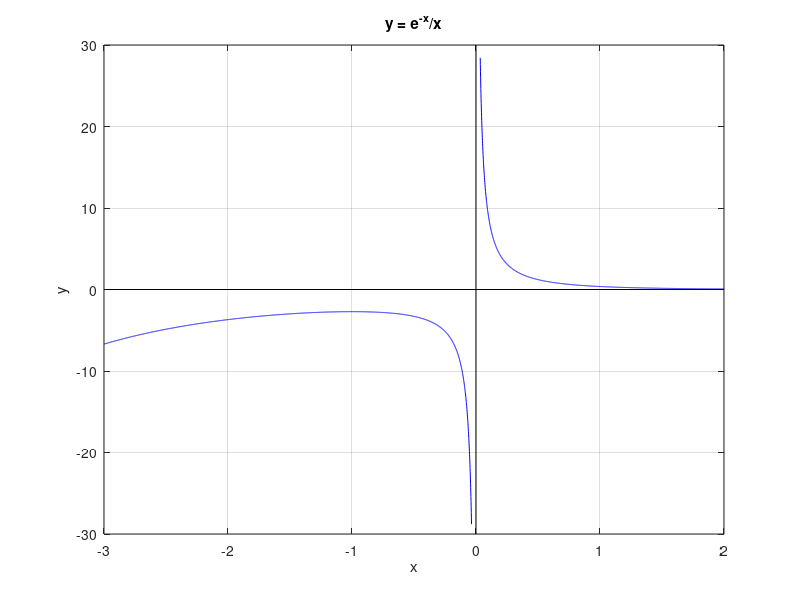

MATLAB code for this plot:
close all;

% The graph of  y = e^{-x} / x
x = -3:0.001:-0.036;
y = exp(-x) .* x.^(-1);
plot(x,y,'b')
hold on
grid on

x = 0.034:0.001:2;
y = exp(-x) .* x.^(-1);
plot(x,y,'b')

% The x axis
x = -3:5:2;
y = 0.*x;
plot(x,y,'k')

% The y axis
y = -30:60:30;
x = 0*y;
plot(x,y,'k');

% The title and the labels
xlabel('x')
ylabel('y')
title('y = e^{-x}/x')
